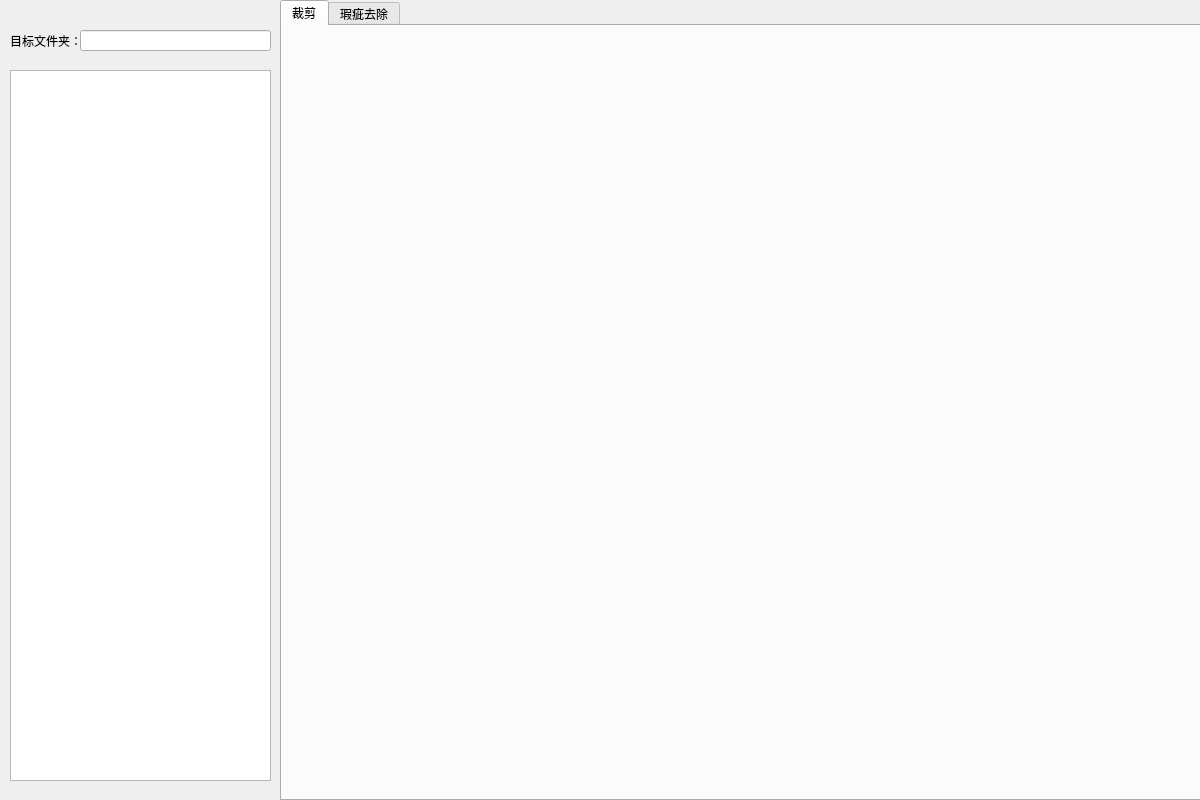
<?xml version="1.0" encoding="UTF-8"?>
<ui version="4.0">
 <class>MainWindow</class>
 <widget class="QMainWindow" name="MainWindow">
  <property name="geometry">
   <rect>
    <x>0</x>
    <y>0</y>
    <width>1200</width>
    <height>800</height>
   </rect>
  </property>
  <property name="minimumSize">
   <size>
    <width>1200</width>
    <height>800</height>
   </size>
  </property>
  <property name="maximumSize">
   <size>
    <width>1200</width>
    <height>800</height>
   </size>
  </property>
  <property name="windowTitle">
   <string>MainWindow</string>
  </property>
  <widget class="QWidget" name="centralwidget">
   <property name="minimumSize">
    <size>
     <width>1200</width>
     <height>800</height>
    </size>
   </property>
   <property name="maximumSize">
    <size>
     <width>1200</width>
     <height>800</height>
    </size>
   </property>
   <widget class="QWidget" name="widget" native="true">
    <property name="geometry">
     <rect>
      <x>0</x>
      <y>0</y>
      <width>281</width>
      <height>801</height>
     </rect>
    </property>
    <widget class="QListView" name="imgListView">
     <property name="geometry">
      <rect>
       <x>10</x>
       <y>70</y>
       <width>261</width>
       <height>711</height>
      </rect>
     </property>
    </widget>
    <widget class="QLabel" name="targetLabel">
     <property name="geometry">
      <rect>
       <x>10</x>
       <y>30</y>
       <width>71</width>
       <height>21</height>
      </rect>
     </property>
     <property name="text">
      <string>目标文件夹：</string>
     </property>
    </widget>
    <widget class="QLineEdit" name="targetLineEdit">
     <property name="geometry">
      <rect>
       <x>80</x>
       <y>30</y>
       <width>191</width>
       <height>21</height>
      </rect>
     </property>
     <property name="readOnly">
      <bool>true</bool>
     </property>
    </widget>
   </widget>
   <widget class="QTabWidget" name="tabWidget">
    <property name="geometry">
     <rect>
      <x>280</x>
      <y>0</y>
      <width>921</width>
      <height>801</height>
     </rect>
    </property>
    <property name="currentIndex">
     <number>0</number>
    </property>
    <widget class="QWidget" name="cropTab">
     <attribute name="title">
      <string>裁剪</string>
     </attribute>
    </widget>
    <widget class="QWidget" name="flawRemoveTab">
     <attribute name="title">
      <string>瑕疵去除</string>
     </attribute>
    </widget>
   </widget>
  </widget>
 </widget>
 <resources/>
 <connections/>
</ui>
